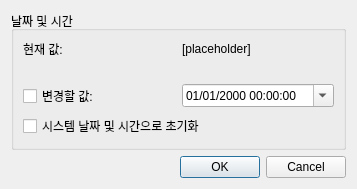
<?xml version="1.0" encoding="UTF-8"?>
<ui version="4.0">
 <class>DateTimeDialog</class>
 <widget class="QDialog" name="DateTimeDialog">
  <property name="geometry">
   <rect>
    <x>0</x>
    <y>0</y>
    <width>357</width>
    <height>161</height>
   </rect>
  </property>
  <property name="windowTitle">
   <string>날짜 및 시간 - melonDS</string>
  </property>
  <layout class="QVBoxLayout" name="verticalLayout">
   <item>
    <widget class="QGroupBox" name="groupBox_2">
     <property name="title">
      <string>날짜 및 시간</string>
     </property>
     <layout class="QGridLayout" name="gridLayout_2">
      <item row="0" column="0">
       <widget class="QLabel" name="label">
        <property name="text">
         <string>현재 값:</string>
        </property>
       </widget>
      </item>
      <item row="0" column="1">
       <widget class="QLabel" name="lblCustomTime">
        <property name="text">
         <string>[placeholder]</string>
        </property>
       </widget>
      </item>
      <item row="1" column="0">
       <widget class="QLabel" name="label_2">
        <property name="text">
         <string/>
        </property>
       </widget>
      </item>
      <item row="2" column="0">
       <widget class="QCheckBox" name="chkChangeTime">
        <property name="text">
         <string>변경할 값:</string>
        </property>
       </widget>
      </item>
      <item row="2" column="1">
       <widget class="QDateTimeEdit" name="txtNewCustomTime">
        <property name="dateTime">
         <datetime>
          <hour>0</hour>
          <minute>0</minute>
          <second>0</second>
          <year>2000</year>
          <month>1</month>
          <day>1</day>
         </datetime>
        </property>
        <property name="maximumDateTime">
         <datetime>
          <hour>23</hour>
          <minute>59</minute>
          <second>59</second>
          <year>2099</year>
          <month>12</month>
          <day>31</day>
         </datetime>
        </property>
        <property name="minimumDateTime">
         <datetime>
          <hour>0</hour>
          <minute>0</minute>
          <second>0</second>
          <year>2000</year>
          <month>1</month>
          <day>1</day>
         </datetime>
        </property>
        <property name="displayFormat">
         <string>dd/MM/yyyy HH:mm:ss</string>
        </property>
        <property name="calendarPopup">
         <bool>true</bool>
        </property>
       </widget>
      </item>
      <item row="3" column="0" colspan="2">
       <widget class="QCheckBox" name="chkResetTime">
        <property name="text">
         <string>시스템 날짜 및 시간으로 초기화</string>
        </property>
       </widget>
      </item>
     </layout>
    </widget>
   </item>
   <item>
    <widget class="QDialogButtonBox" name="buttonBox">
     <property name="orientation">
      <enum>Qt::Horizontal</enum>
     </property>
     <property name="standardButtons">
      <set>QDialogButtonBox::Cancel|QDialogButtonBox::Ok</set>
     </property>
    </widget>
   </item>
  </layout>
 </widget>
 <resources/>
 <connections>
  <connection>
   <sender>buttonBox</sender>
   <signal>accepted()</signal>
   <receiver>DateTimeDialog</receiver>
   <slot>accept()</slot>
   <hints>
    <hint type="sourcelabel">
     <x>248</x>
     <y>254</y>
    </hint>
    <hint type="destinationlabel">
     <x>157</x>
     <y>274</y>
    </hint>
   </hints>
  </connection>
  <connection>
   <sender>buttonBox</sender>
   <signal>rejected()</signal>
   <receiver>DateTimeDialog</receiver>
   <slot>reject()</slot>
   <hints>
    <hint type="sourcelabel">
     <x>316</x>
     <y>260</y>
    </hint>
    <hint type="destinationlabel">
     <x>286</x>
     <y>274</y>
    </hint>
   </hints>
  </connection>
 </connections>
</ui>
